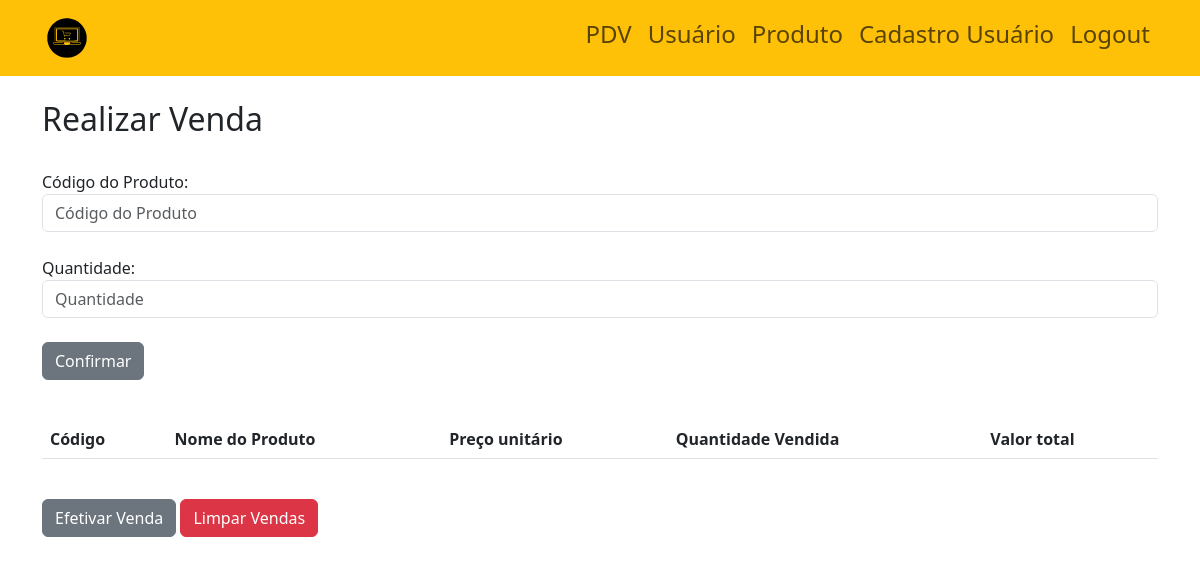
The app's page /vendas (signed in), older data.
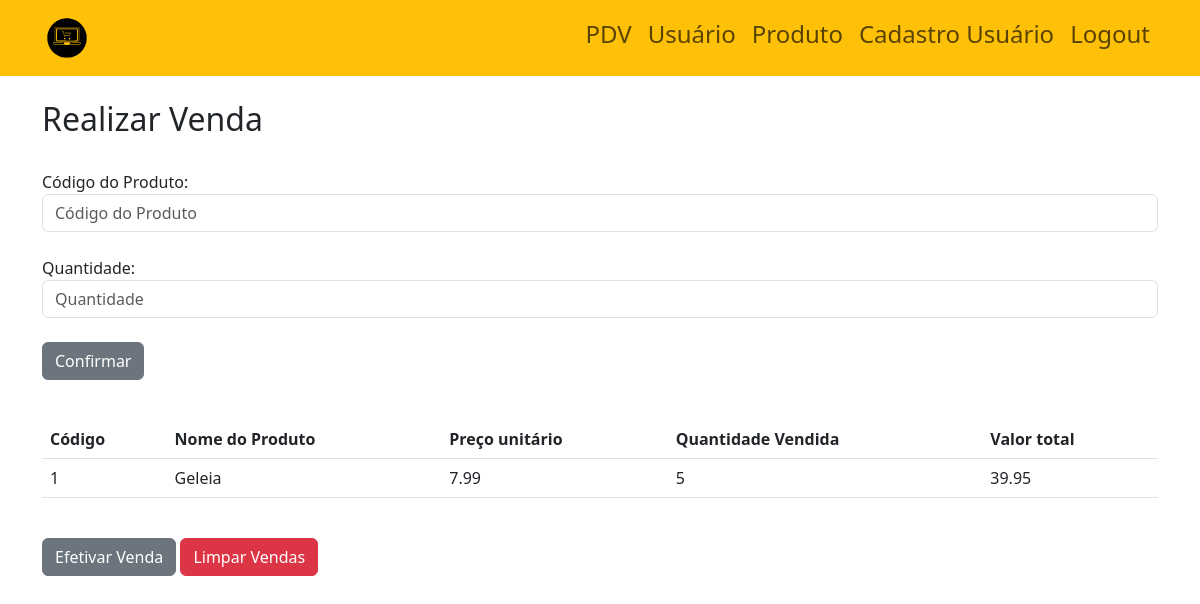
The same page, newer data.
### site_atividade/models/__init__.py (models this page shows)
class Venda(database.Model):
    id_venda = database.Column(database.Integer, primary_key=True)
    produto_id = database.Column(database.Integer, database.ForeignKey('produtos.id_produtos'), nullable=False)
    quantidade = database.Column(database.Integer, nullable=False)
    total = database.Column(database.Float, nullable=False)

class Produtos(database.Model):
    id_produtos = database.Column(database.Integer, primary_key=True)
    produto = database.Column(database.String, nullable=False)
    preco = database.Column(database.Float, nullable=False)
    estoque = database.Column(database.Integer, nullable=False)
    categoria_fk = database.Column(database.Integer, database.ForeignKey('categoria.id_categoria'), nullable=False)
    venda = database.relationship('Venda', backref='produto')

### site_atividade/routers/__init__.py (the view, shortened to what this page needs)
@app.route("/vendas", methods=['GET', 'POST'])
@login_required
def vendas():
    form = VendasForm(request.form)
    produtos = Produtos.query.all()
    vendas = Venda.query.all()
    if request.method == 'POST' and 'LimparVendas' in request.form:
        Venda.query.delete()
        database.session.commit()
        return redirect(url_for('vendas'))
    return render_template('vendas.html', form=form, produtos=produtos, vendas=vendas)

### site_atividade/forms/__init__.py
class VendasForm(FlaskForm):
    produto_id = IntegerField('ID do Produto', validators=[DataRequired()])
    quantidade = IntegerField('Quantidade', validators=[DataRequired()])
    submit = SubmitField('Confirmar')

### site_atividade/models/__init__.py (called while the page is built)
@login_manager.user_loader
def load_usuario(id_usuario):
    return Usuario.query.get(int(id_usuario))

### site_atividade/templates/vendas.html (shortened to what this page needs)
{% extends 'base.html' %}
{% block body %}
    <div class="container theme-showcase" role="main">
        <br>
        <div class="page-header">
            <h2 class="box-title col-md-12">Realizar Venda</h2>
        </div>
        <br>
        <form method="post" action="{{ url_for('vendas') }}">
            <div class="form-group">
                <label for="{{ form.produto_id.id }}">Código do Produto:</label>
                {{ form.produto_id(class_='form-control', placeholder='Código do Produto') }}
            </div>
            <br>
            <div class="form-group">
                <label for="{{ form.quantidade.id }}">Quantidade:</label>
                {{ form.quantidade(class_='form-control', placeholder='Quantidade') }}
            </div>
            <br>
            <button type="submit" class="btn btn-Secondary">Confirmar</button>
        </form>
        <br>
        <table class="table table-hover" overflow="scroll">
            <thead>
                <tr>
                    <th>Código</th>
                    <th>Nome do Produto</th>
                    <th>Preço unitário</th>
                    <th>Quantidade Vendida</th>
                    <th>Valor total</th>
                </tr>
            </thead>
            <tbody>
                {% for venda in vendas %}
                <tr>
                    <td>{{ venda.produto.id_produtos }}</td>
                    <td>{{ venda.produto.produto }}</td>
                    <td>{{ venda.produto.preco }}</td>
                    <td>{{ venda.quantidade }}</td>
                    <td>{{ venda.total }}</td>
                </tr>
                {% endfor %}
            </tbody>
        </table>
        <br>
        <div class="form-group">
            <form method="post" action="{{ url_for('pagamento') }}" class="d-inline-block">
                <button type="submit" class="btn btn-secondary">Efetivar Venda</button>
            </form>
            <form method="post" action="{{ url_for('vendas') }}" class="d-inline-block">
                <button type="submit" class="btn btn-danger">Limpar Vendas</button>
            </form>
        </div>
    </div>
{% endblock %}

Row changes from the older to the newer data that the page shows:
added Venda: produto.id_produtos "1", produto.produto "Geleia", produto.preco "7.99", quantidade "5", total "39.95"
